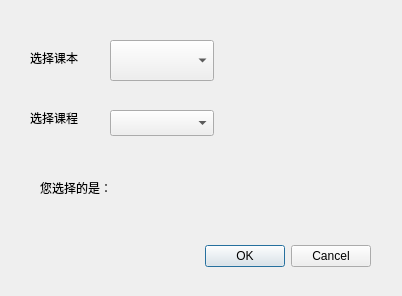
<?xml version="1.0" encoding="UTF-8"?>
<ui version="4.0">
 <class>DictDialog</class>
 <widget class="QDialog" name="DictDialog">
  <property name="enabled">
   <bool>true</bool>
  </property>
  <property name="geometry">
   <rect>
    <x>0</x>
    <y>0</y>
    <width>402</width>
    <height>296</height>
   </rect>
  </property>
  <property name="windowTitle">
   <string>选择默写内容</string>
  </property>
  <widget class="QDialogButtonBox" name="buttonBox">
   <property name="geometry">
    <rect>
     <x>30</x>
     <y>240</y>
     <width>341</width>
     <height>32</height>
    </rect>
   </property>
   <property name="orientation">
    <enum>Qt::Horizontal</enum>
   </property>
   <property name="standardButtons">
    <set>QDialogButtonBox::Cancel|QDialogButtonBox::Ok</set>
   </property>
  </widget>
  <widget class="QLabel" name="label">
   <property name="geometry">
    <rect>
     <x>30</x>
     <y>50</y>
     <width>60</width>
     <height>16</height>
    </rect>
   </property>
   <property name="text">
    <string>选择课本</string>
   </property>
  </widget>
  <widget class="QLabel" name="label_2">
   <property name="geometry">
    <rect>
     <x>30</x>
     <y>110</y>
     <width>60</width>
     <height>16</height>
    </rect>
   </property>
   <property name="text">
    <string>选择课程</string>
   </property>
  </widget>
  <widget class="QLabel" name="label_3">
   <property name="geometry">
    <rect>
     <x>40</x>
     <y>180</y>
     <width>331</width>
     <height>16</height>
    </rect>
   </property>
   <property name="text">
    <string>您选择的是：</string>
   </property>
  </widget>
  <widget class="QComboBox" name="BookCBox">
   <property name="geometry">
    <rect>
     <x>110</x>
     <y>40</y>
     <width>104</width>
     <height>41</height>
    </rect>
   </property>
   <property name="editable">
    <bool>false</bool>
   </property>
  </widget>
  <widget class="QComboBox" name="LessonCBox">
   <property name="geometry">
    <rect>
     <x>110</x>
     <y>110</y>
     <width>104</width>
     <height>26</height>
    </rect>
   </property>
  </widget>
 </widget>
 <resources/>
 <connections>
  <connection>
   <sender>buttonBox</sender>
   <signal>accepted()</signal>
   <receiver>DictDialog</receiver>
   <slot>accept()</slot>
   <hints>
    <hint type="sourcelabel">
     <x>248</x>
     <y>254</y>
    </hint>
    <hint type="destinationlabel">
     <x>157</x>
     <y>274</y>
    </hint>
   </hints>
  </connection>
  <connection>
   <sender>buttonBox</sender>
   <signal>rejected()</signal>
   <receiver>DictDialog</receiver>
   <slot>reject()</slot>
   <hints>
    <hint type="sourcelabel">
     <x>316</x>
     <y>260</y>
    </hint>
    <hint type="destinationlabel">
     <x>286</x>
     <y>274</y>
    </hint>
   </hints>
  </connection>
 </connections>
</ui>
